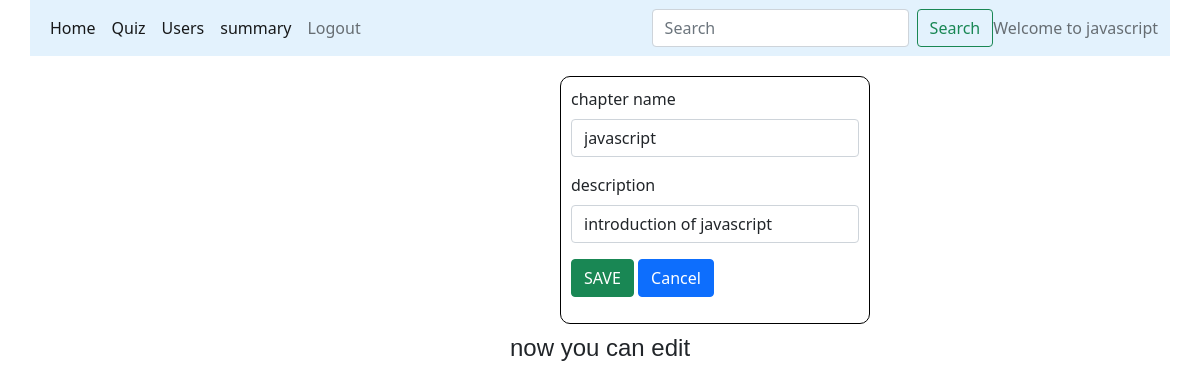
Screenshot of /edit/2/2/javascript with the database file from the repository.
### models/database.py (models this page shows)
class Chapters(db.Model):
    __tablename__="Chapters"
    id=db.Column(db.Integer, primary_key=True, autoincrement=True,unique=True)
    name=db.Column(db.String(100), nullable=False)
    description=db.Column(db.String(100), nullable=False)
    subject_id=db.Column(db.Integer, db.ForeignKey("Subjects.id", ondelete="CASCADE"), nullable=False)
    quiz=db.relationship('Quizzes', backref="Chapters", cascade="all, delete-orphan")

### controllers/main.py (the view, shortened to what this page needs)
@app.route("/edit/<subject_id>/<chapter_id>/<name>" ,methods=["GET","POST"])
def edit_chapter(subject_id,chapter_id,name):
    chr=Chapters.query.filter_by(id=chapter_id).first()
    return render_template('edit_chapter.html',msg="now you can edit",name=name, chr=chr)

### templates/edit_chapter.html
{%extends "admin_layout.html"%}
{%block content%}
<div class="my_form">
    <form action="#" method="POST">
      <div class="mb-3">
        <label for="new_chapter" class="form-label">chapter name</label>
        <input type="text" class="form-control" id="new_chapter" name="new_chapter" value="{{chr.name}}">
      </div>
      <div class="mb-3">
        <label for="description" class="form-label">description</label>
        <input type="text" class="form-control" id="desc" name="desc" value="{{chr.description}}" >
      </div>
      <div class="mb-3">
        <button type="submit" class="btn btn-success">SAVE</button>
        <a class="btn btn-primary" href="/admin_dashboard/{{name}}" role="button">Cancel</a>
      </div>
    </form>
</div>
{%endblock%}

### templates/admin_layout.html (shortened to what this page needs)
<!DOCTYPE html>
<html>
<head>
    <link rel="stylesheet" href="\static\main.css">
    <link href="https://cdn.jsdelivr.net/npm/bootstrap@5.0.2/dist/css/bootstrap.min.css" rel="stylesheet">
</head>
<body>
  <div style="width: 95%; margin-left: 30px;">
    <nav class="navbar navbar-expand-lg navbar-light" style="background-color: #e3f2fd;">
      <div class="container-fluid">
        <div class="collapse navbar-collapse" id="navbarText">
          <ul class="navbar-nav me-auto mb-2 mb-lg-0">
            <li class="nav-item">
              <a class="nav-link active" aria-current="page" href="/admin_dashboard/{{name}}">Home</a>
            </li>
            <li class="nav-item">
              <a class="nav-link active" aria-current="page" href="/quiz_management/{{name}}">Quiz</a>
            </li>
            <li class="nav-item">
              <a class="nav-link active" aria-current="page" href="/users/{{name}}">Users</a>
            </li>
            <li class="nav-item">
              <a class="nav-link active" aria-current="page" href="/admin_summary/{{name}}">summary</a>
            </li>
            <li class="nav-item">
              <a class="nav-link" href="/login">Logout</a>
            </li>
          </ul>
          <form class="d-flex" method="POST" action="/search/{{name}}">
            <input class="form-control me-2" type="search" placeholder="Search" aria-label="Search" name="admin_search" id="admin_search">
            <button class="btn btn-outline-success" type="submit">Search</button>
          </form>
          <span class="navbar-text">
            Welcome to {{name}}
          </span>
        </div>
      </div>
    </nav>
    {%block content%}{%endblock%}
    <div class="center">
      <h4>{{msg}}</h4>
    </div>
  </div>
</body>
</html>

### static/main.css (style rules this page uses)
* { margin: 0px; }
.my_form { border: 1px solid black; width: 310px; height: auto; margin: 10px; margin-top: 20px; padding: 10px; margin-left: 530px; border-radius: 10px; text-align: justify; }
.center { text-align: center; font: 1em sans-serif; margin-top: 10px; }

### rows the page displays
Chapters: name "javascript", new_chapter "javascript", desc "introduction of javascript"

### other values shown
{{ msg }} "now you can edit"
